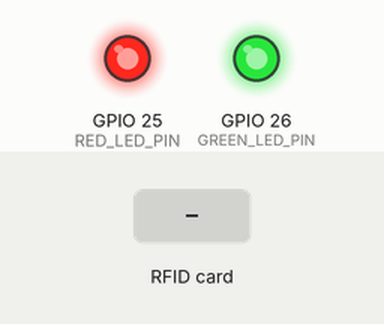
Recording of a sketch running on a simulated ESP32. On the bench: output pins drawn as LEDs (lit = HIGH). Dashed ring = blinking. The test bench sets the inputs (shaded band).

Above: at 1.2 s.
1.3 s: RFID card 5E 7A 19 C4 held to the reader
At 1.45 s:
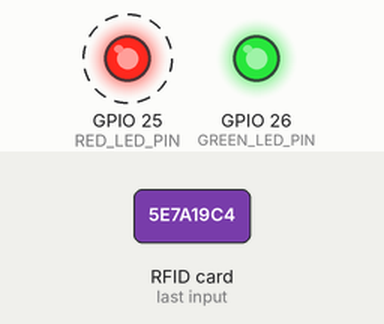
Timing chart, 0 to 4.3 s (numbered marks = the images above; inputs shaded):
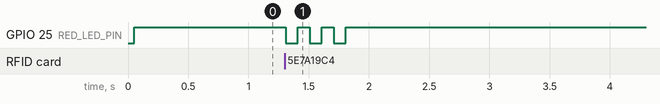

Measured:
- after the input at 1.3 s, GPIO 25 (RED_LED_PIN): alternates HIGH for 0.10 s and LOW for 0.10 s, 6 changes in all, then stays HIGH, starting at once

The sketch:

rfid-rc522-led.ino
```cpp
#include <SPI.h>
#include <MFRC522.h>

// Pin untuk MFRC522
#define RST_PIN 22
#define SS_PIN  21

// LED pin
#define RED_LED_PIN     25
#define GREEN_LED_PIN   26

// Deklarasi object untuk MFRC522
MFRC522 mfrc522(SS_PIN, RST_PIN);

void setup()
{
  // Inisialisasi SPI
  SPI.begin();
  // Inisialisasi MFRC522
  mfrc522.PCD_Init();

  // Konfigurasi GPIO pin sebagai output untuk LED
  pinMode(RED_LED_PIN, OUTPUT);
  pinMode(GREEN_LED_PIN, OUTPUT);

  // Set nilai LED ke kondisi off
  digitalWrite(RED_LED_PIN, HIGH);
  digitalWrite(GREEN_LED_PIN, HIGH);
}

void loop()
{
  // Reset loop jika tidak ada kartu RFID baru yang terdeteksi
  // Hal ini dilakukan agar proses di dalam loop ini tidak berjalan terus menerus
  if (!mfrc522.PICC_IsNewCardPresent())
    return;

  // Melakukan pembacaan kartu RFID
  if (!mfrc522.PICC_ReadCardSerial())
    return;

  // Membaca UID dari kartu RFID
  unsigned long uid = 0;
  uid |= mfrc522.uid.uidByte[0] << 24;
  uid |= mfrc522.uid.uidByte[1] << 16;
  uid |= mfrc522.uid.uidByte[2] << 8;
  uid |= mfrc522.uid.uidByte[3];
  // Stop pembacaan kartu RFID
  mfrc522.PICC_HaltA();

  // Pengecekan UID
  if (uid == 0xD265ADBB)
  {
    // Jika UID benar, maka kedipkan green LED
    for (int i = 0; i < 3; i++)
    {
      digitalWrite(GREEN_LED_PIN, LOW);
      delay(100);
      digitalWrite(GREEN_LED_PIN, HIGH);
      delay(100);
    }
  }
  else
  {
    // Jika UID salah, maka kedipkan red LED
    for (int i = 0; i < 3; i++)
    {
      digitalWrite(RED_LED_PIN, LOW);
      delay(100);
      digitalWrite(RED_LED_PIN, HIGH);
      delay(100);
    }
  }
}
```
